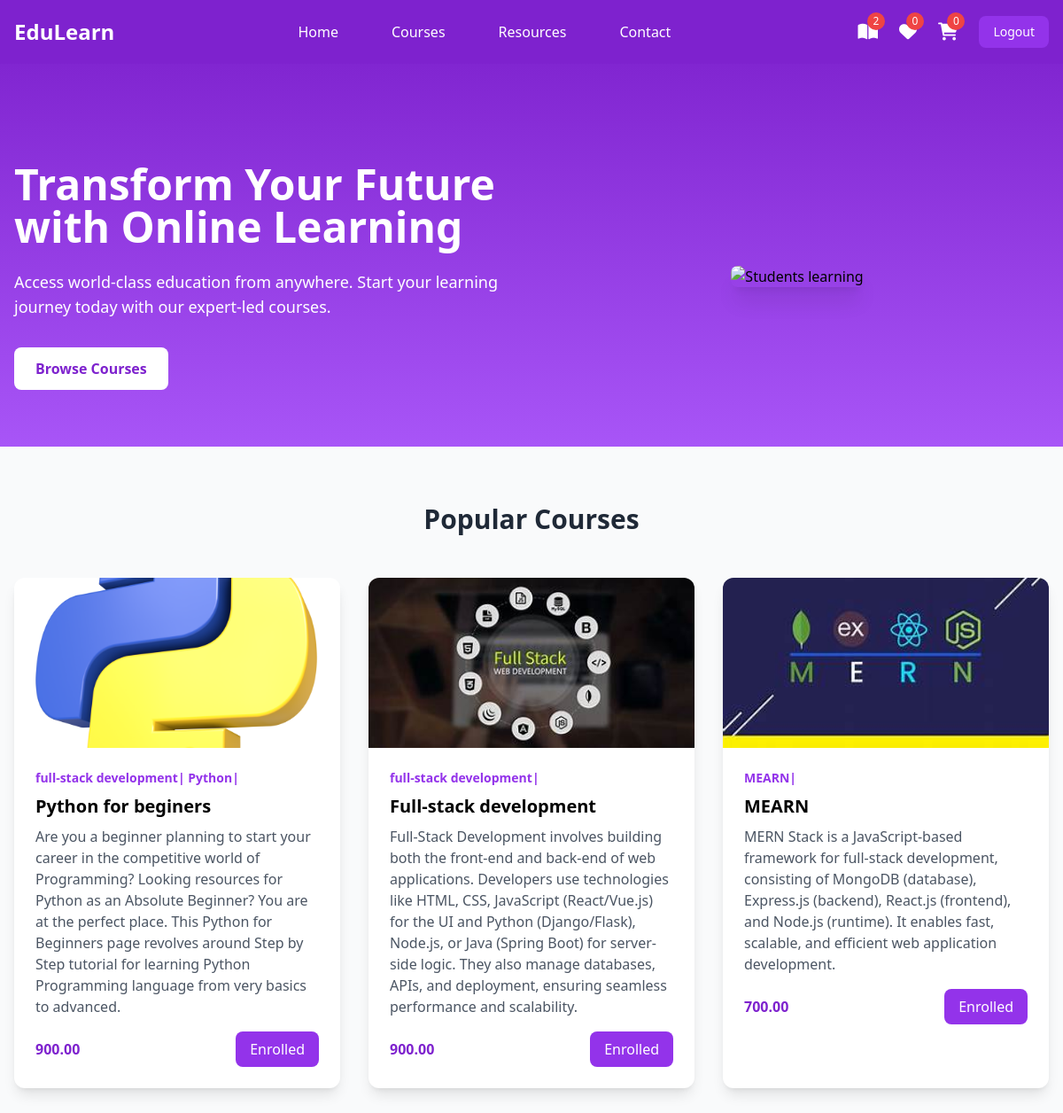
The app's page /student/index/ (signed in) with its own data.
### instructor/models.py (models this page shows, shortened)
class User(AbstractUser):
    ROLE_OPTION=(
        ("INSTRUCTOR","INSTRUCTOR"),
        ("STUDENT","STUDENT")
    )
    role=models.CharField(max_length=15,choices=ROLE_OPTION,default="STUDENT")

class Course(models.Model):
    title=models.CharField(max_length=50)
    description=models.TextField()
    price=models.DecimalField(decimal_places=2,max_digits=5)
    owner=models.ForeignKey(User,on_delete=models.SET_NULL,related_name="courses",null=True)
    is_free=models.BooleanField(default=False)
    picture=models.ImageField(upload_to="courseimage",null=True,blank=True,default="courseimage/default.png")
    thumbnail=EmbedVideoField()
    Category_objects=models.ManyToManyField(Category)
    created_at=models.DateTimeField(auto_now_add=True)
    updated_at=models.DateTimeField(auto_now=True)

class Category(models.Model):
    name=models.CharField(max_length=100,unique=True)
    def __str__(self):
        return self.name

### student/views.py (the view)
# urls.py: path("index/",views.IndexView.as_view(),name="index"),
@method_decorator(signin_required,name="dispatch")
class IndexView(View):
   def get(self,request,*args,**kwargs):
       all_courses=Course.objects.all()
       purchased_courses=request.user.purchase.all().values_list("course_objects",flat=True)
       print(purchased_courses,"================")
       return render(request,"home.html",{"courses":all_courses,"purchased_courses":purchased_courses})

### student/context_processor.py (called while the page is built)
def course_context(request):
    count=0
    if request.user.is_authenticated:
        orders=request.user.purchase.filter(is_paid=True)
        count=len([c for o in orders for c in o.course_objects.all()])
    return {'count':count}

### student/templates/home.html (shortened to what this page needs)
<!DOCTYPE html>
<html lang="en">
<head>
    <script src="https://cdn.tailwindcss.com"></script>
    <link href="https://cdnjs.cloudflare.com/ajax/libs/font-awesome/6.0.0/css/all.min.css" rel="stylesheet">
</head>
 {%extends 'base.html'%}
 {%block main_block%}
    <section class="pt-20 bg-gradient-to-b from-purple-700 to-purple-500">
        <div class="max-w-screen-xl mx-auto px-4 py-16 grid md:grid-cols-2 gap-8 items-center">
            <div class="text-white">
                <h1 class="text-4xl md:text-5xl font-bold mb-6">Transform Your Future with Online Learning</h1>
                <p class="text-lg mb-8">Access world-class education from anywhere. Start your learning journey today with our expert-led courses.</p>
                <button class="bg-white text-purple-700 hover:bg-purple-100 px-6 py-3 rounded-lg font-semibold transition duration-300">
                    Browse Courses
                </button>
            </div>
            <div class="flex justify-center">
                <img src="/api/placeholder/600/400" alt="Students learning" class="rounded-lg shadow-xl">
            </div>
        </div>
    </section>
    <section class="max-w-screen-xl mx-auto px-4 py-16">
        <h2 class="text-3xl font-bold text-center mb-12 text-gray-800">Popular Courses</h2>
        <div class="grid grid-cols-1 md:grid-cols-3 gap-8">
           {%for c in courses%}
           <div class="bg-white rounded-xl shadow-lg overflow-hidden transform transition duration-300 hover:scale-105 hover:shadow-xl">
            <img src="{{c.picture.url}}" alt="Course 1" class="w-full h-48 object-cover">
            <div class="p-6">
                <div class="text-purple-600 text-sm font-semibold mb-2">
                    {%for cat in c.Category_objects.all%}
                           <span>{{cat}}|</span>
                    {%endfor%}
                </div>
                <h3 class="text-xl font-bold mb-2">{{c.title}}</h3>
                <p class="text-gray-600 mb-4">{{c.description}}</p>
                <div class="flex justify-between items-center">
                    <span class="text-purple-700 font-bold">{{c.price}}</span>
                    {%if c.id in purchased_courses%}
                    <a href="{%url 'course-detail' c.id%}" class="bg-purple-600 text-white px-4 py-2 rounded-lg hover:bg-purple-700 transition duration-300">
                        Enrolled
                    </a>
                    {%else%}
                    <a href="{%url 'course-detail' c.id%}" class="bg-purple-600 text-white px-4 py-2 rounded-lg hover:bg-purple-700 transition duration-300">
                        Enroll now
                    </a>
                    {%endif%}
                </div>
            </div>
        </div>
           {%endfor%}
        </div>
    </section>
 {%endblock%}

### student/templates/base.html (shortened to what this page needs)
<!DOCTYPE html>
<html lang="en">
<head>
    <script src="https://cdn.tailwindcss.com"></script>
    <link href="https://cdnjs.cloudflare.com/ajax/libs/font-awesome/6.0.0/css/all.min.css" rel="stylesheet">
</head>
<body class="bg-gray-50">
    <nav class="bg-purple-700 fixed w-full z-20 top-0 left-0 ">
        <div class="max-w-screen-xl flex flex-wrap items-center justify-between mx-auto p-4">
            <a href="#" class="flex items-center">
                <span class="self-center text-2xl font-semibold text-white">EduLearn</span>
            </a>
            <div class="items-center justify-between hidden w-full md:flex md:w-auto md:order-1">
                <ul class="flex flex-col p-4 md:p-0 mt-4 font-medium md:flex-row md:space-x-8 md:mt-0">
                    <li><a href="{%url 'index'%}" class="block py-2 pl-3 pr-4 text-white hover:text-purple-200">Home</a></li>
                    <li><a href="{%url 'mycourses'%}" class="block py-2 pl-3 pr-4 text-white hover:text-purple-200">Courses</a></li>
                    <li><a href="#" class="block py-2 pl-3 pr-4 text-white hover:text-purple-200">Resources</a></li>
                    <li><a href="#" class="block py-2 pl-3 pr-4 text-white hover:text-purple-200">Contact</a></li>
                </ul>
            </div>
            <div class="flex items-center space-x-6 md:order-2">
                <div class="relative group">
                    <a href="{%url 'mycourses'%}" class="text-white hover:text-purple-200">
                        <i class="fas fa-book-open text-xl"></i>
                        <span class="absolute -top-2 -right-2 bg-red-500 text-white text-xs rounded-full h-5 w-5 flex items-center justify-center">{{count}}</span>
                    </a>
                </div>
                <div class="relative group">
                    <a href="#" class="text-white hover:text-purple-200">
                        <i class="fas fa-heart text-xl"></i>
                        <span class="absolute -top-2 -right-2 bg-red-500 text-white text-xs rounded-full h-5 w-5 flex items-center justify-center">0</span>
                    </a>
                </div>
                <div class="relative group">
                    <a href="{%url 'cart-summary'%}" class="text-white hover:text-purple-200">
                        <i class="fas fa-shopping-cart text-xl"></i>
                        <span class="absolute -top-2 -right-2 bg-red-500 text-white text-xs rounded-full h-5 w-5 flex items-center justify-center">{{request.user.basket.all.count}}</span>
                    </a>
                </div>
                <a href="{%url 'logout'%}"><button class="text-white bg-purple-600 hover:bg-purple-800 focus:ring-4 focus:outline-none focus:ring-purple-300 font-medium rounded-lg text-sm px-4 py-2 text-center">Logout</button></a>
            </div>
        </div>
    </nav>
    <div class="mt-10">
        {%block main_block%}
    {%endblock%}
    </div>
</body>
</html>

### records on screen
User: user.basket.all.count "0"
Course: picture (picture), title "Python for beginers", description "Are you a beginner planning to start your career in the competitive world of Programming? Looking resources for Python as an Absolute Beginner? You are at the perfect place. This Python for Beginners page revolves around Step by Step tutorial for learning Python Programming language from very basics to advanced.", price "900.00", shows "Enrolled"
Category: name "full-stack development"
Category: name "Python"
Course: picture (picture), title "Full-stack development", description "Full-Stack Development involves building both the front-end and back-end of web applications. Developers use technologies like HTML, CSS, JavaScript (React/Vue.js) for the UI and Python (Django/Flask), Node.js, or Java (Spring Boot) for server-side logic. They also manage databases, APIs, and deployment, ensuring seamless performance and scalability.", price "900.00", shows "Enrolled"
Course: picture (picture), title "MEARN", description "MERN Stack is a JavaScript-based framework for full-stack development, consisting of MongoDB (database), Express.js (backend), React.js (frontend), and Node.js (runtime). It enables fast, scalable, and efficient web application development.", price "700.00", shows "Enrolled"
Category: name "MEARN"

### other values on screen
{{ count }} "2"
